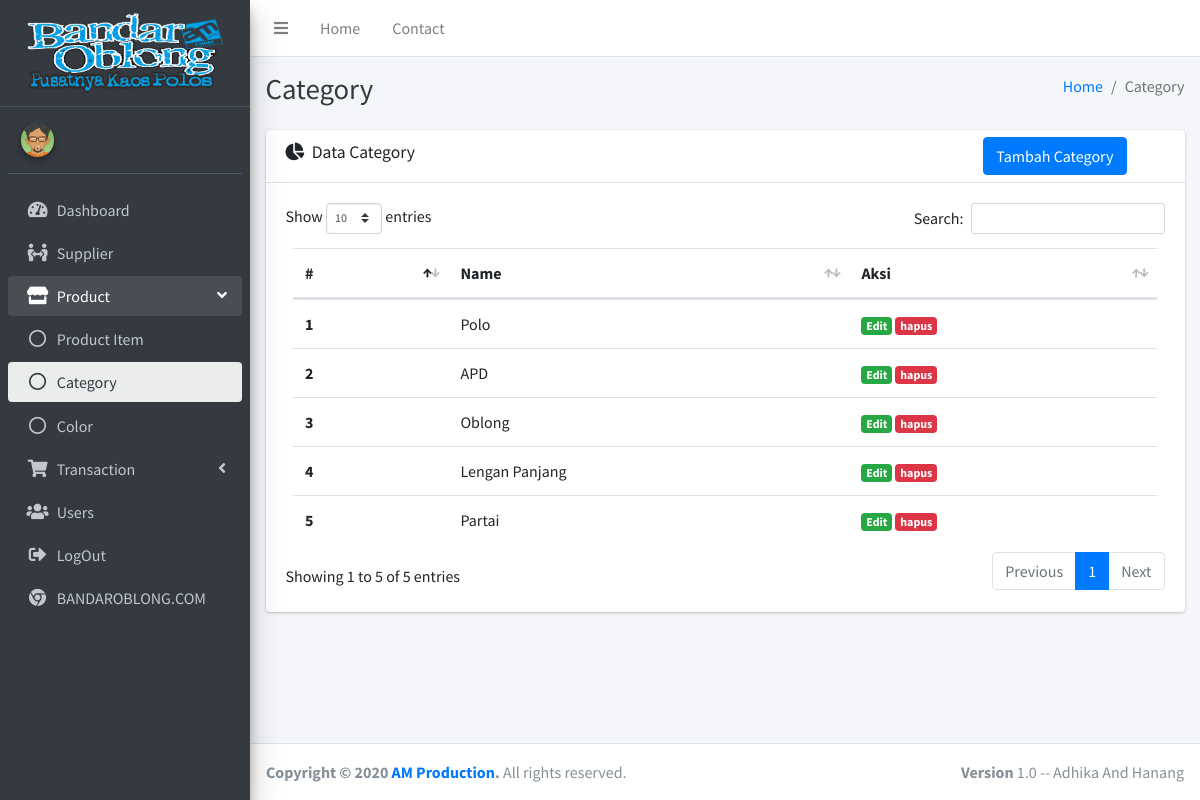
Page /index.php/category on the earlier database version.
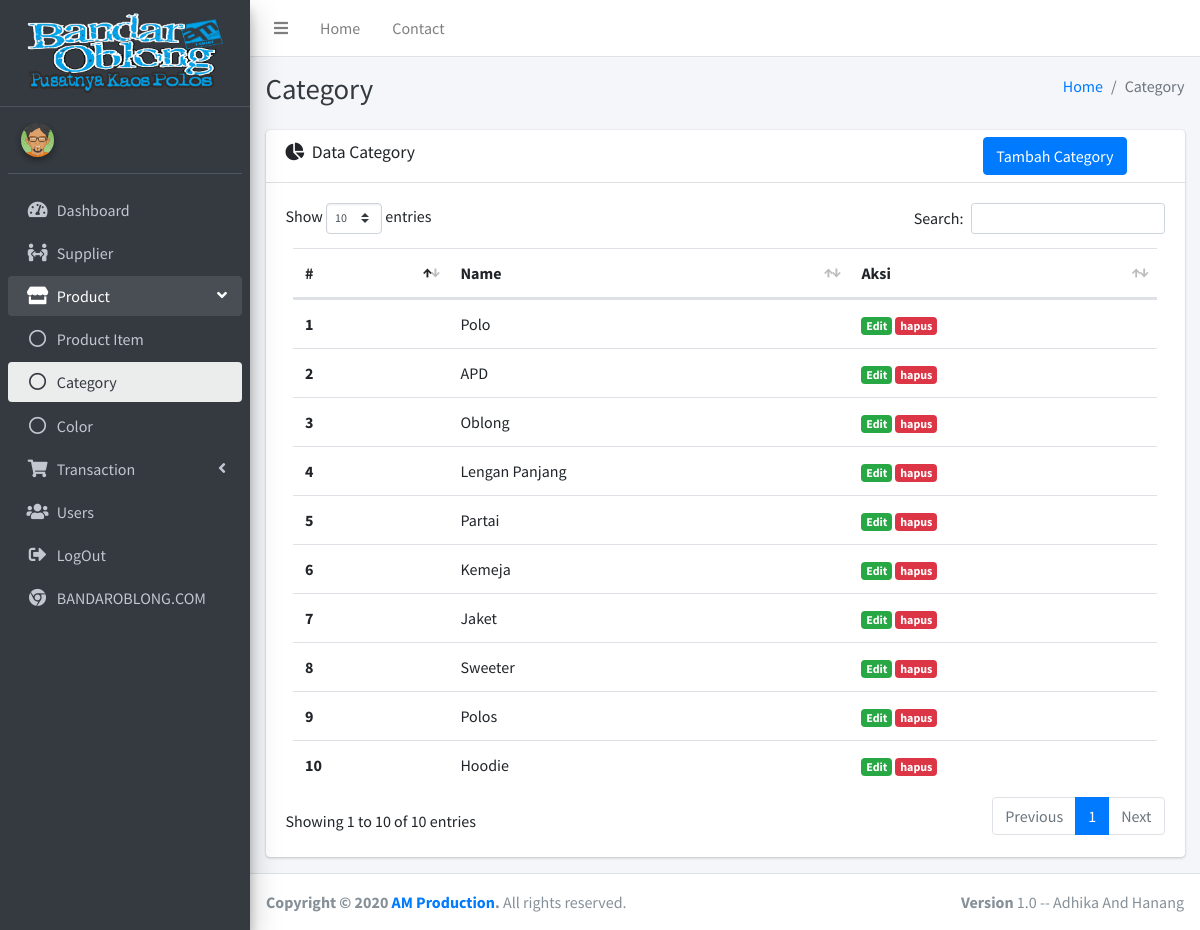
Same page on the later database version.
### tables this page shows
CREATE TABLE IF NOT EXISTS `p_category` (
  `id_category` int(11) NOT NULL AUTO_INCREMENT,
  `name` varchar(128) NOT NULL,
  `created` datetime NOT NULL DEFAULT CURRENT_TIMESTAMP,
  `updated` datetime DEFAULT NULL,
  PRIMARY KEY (`id_category`)
);

### application/libraries/Template.php (called while the page is built)
<?php
class Template
{
    var $template_data = array();
    function set($name, $value)
    {
        $this->template_data[$name] = $value;
    }
    function load($template = '', $view = '', $view_data = array(), $return = false)
    {
        $this->CI = &get_instance();
        $this->set('contents', $this->CI->load->view($view, $view_data, true));
        return $this->CI->load->view($template, $this->template_data, $return);
    }
}

### application/controllers/Category.php (called while the page is built, shortened)
<?php
class Category extends CI_Controller
{
    public function index()
    {
        $data['title'] = 'Category';
        $data['data_category'] = $this->db->get('p_category')->result_array();
        $this->template->load('templates/index', 'product/category/index', $data);
    }
}

### index.php (called while the page is built, shortened)
<?php
require_once BASEPATH.'core/CodeIgniter.php';

### application/views/product/category/index.php (the view, shortened to what this page needs)
<div class="content-header">
    <div class="container-fluid">
        <div class="row mb-2">
            <div class="col-sm-6">
                <h1 class="m-0 text-dark">Category</h1>
            </div>
            <div class="col-sm-6">
                <ol class="breadcrumb float-sm-right">
                    <li class="breadcrumb-item"><a href="#">Home</a></li>
                    <li class="breadcrumb-item active">Category</li>
                </ol>
            </div>
        </div>
    </div>
</div>
<section class="content">
    <div class="container-fluid">
        <div class="row">
            <section class="col-lg connectedSortable">
                <div class="card">
                    <div class="card-header">
                        <h3 class="card-title">
                            <i class="fas fa-chart-pie mr-1"></i>
                            Data Category
                        </h3>
                        <div class="card-tools">
                            <ul class="nav nav-pills ml-auto">
                                <li class="nav-item">
                                    <a href="" class="btn btn-primary mr-5" data-toggle="modal" data-target="#newCategoryModal">Tambah Category</a>
                                </li>
                            </ul>
                        </div>
                    </div>
                    <div class="card-body">
                        <div class="tab-content p-0">
                            <table class="table table-hover col-md-6" id="table1">
                                <thead>
                                    <tr>
                                        <th scope="col">#</th>
                                        <th scope="col">Name</th>
                                        <th scope="col">Aksi</th>
                                    </tr>
                                </thead>
                                <tbody>
                                    <?php $i = 1; ?>
                                    <?php foreach ($data_category as $c) : ?>
                                        <tr>
                                            <th scope="row"><?= $i++; ?></th>
                                            <td><?= $c['name'] ?></td>
                                            <td>
                                                <a href="<?= base_url('category/edit/') . $c['id_category']; ?>" class="badge badge-success">Edit</a>
                                                <a href="<?= base_url('category/hapus/') . $c['id_category']; ?>" onclick="return confirm('Hapus Data Category?');" class="badge badge-danger">hapus</a>
                                            </td>
                                        </tr>
                                    <?php endforeach; ?>
                                </tbody>
                            </table>
                        </div>
                    </div>
                </div>
            </section>
        </div>
    </div>
</section>

Differences in the rows shown:
added p_category: name "Kemeja"
added p_category: name "Jaket"
added p_category: name "Sweeter"
added p_category: name "Polos"
added p_category: name "Hoodie"
Other differences:
text written by a page script: "Show entries Search: Showing 1 to 5 of 5 entries Previous 1 Next" → "Show entries Search: Showing 1 to 10 of 10 entries Previous 1 Next"
